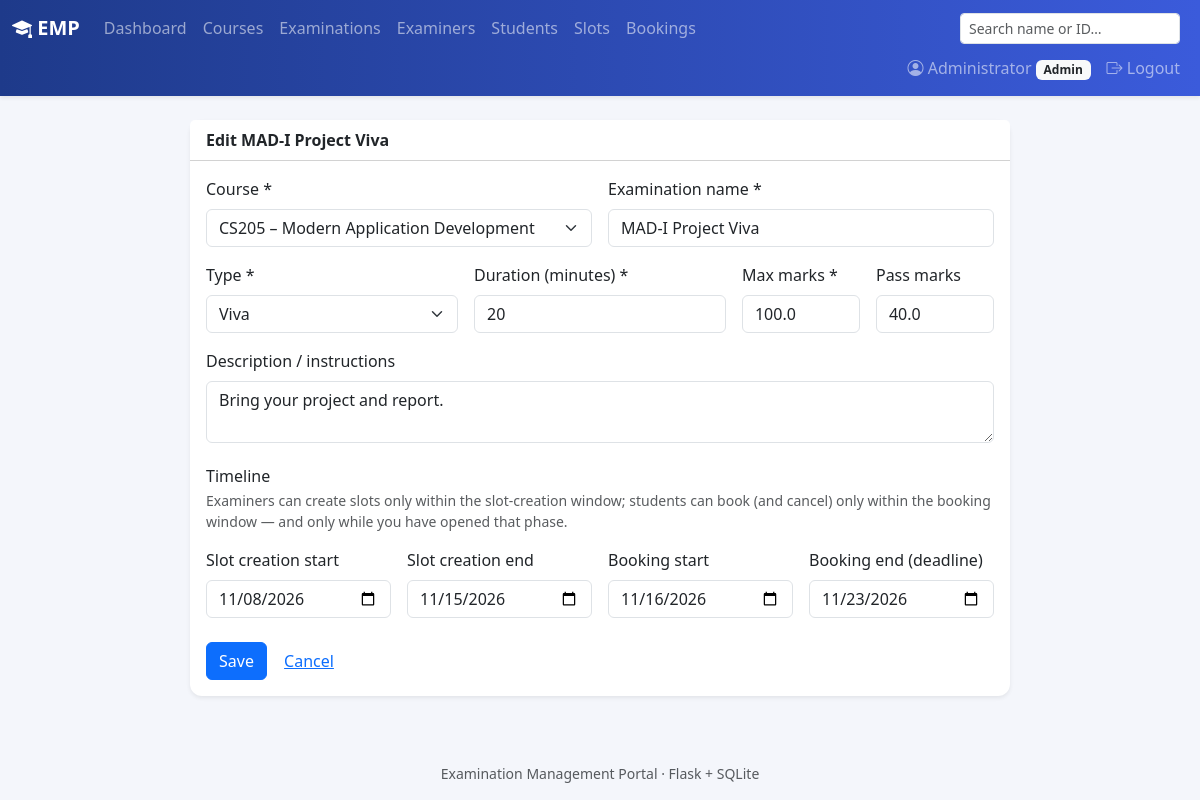
Screenshot of /admin/exams/1/edit (signed in) with the database file from the repository.
### models.py (models this page shows, shortened)
class User(UserMixin, db.Model):
    id = db.Column(db.Integer, primary_key=True)
    role = db.Column(db.String(20), nullable=False)
    name = db.Column(db.String(120), nullable=False)
    email = db.Column(db.String(120), unique=True, nullable=False)
    password_hash = db.Column(db.String(256), nullable=False)
    phone = db.Column(db.String(20))
    department = db.Column(db.String(120))
    designation = db.Column(db.String(120))
    roll_no = db.Column(db.String(40), unique=True)
    program = db.Column(db.String(120))
    status = db.Column(db.String(20), nullable=False, default="Active")
    created_at = db.Column(db.DateTime, default=datetime.now)
    slots = db.relationship("Slot", back_populates="examiner", foreign_keys="Slot.examiner_id")
    bookings = db.relationship("Booking", back_populates="student", foreign_keys="Booking.student_id")
    assigned_exams = db.relationship("Exam", secondary=exam_examiners, back_populates="examiners")

class Exam(db.Model):
    id = db.Column(db.Integer, primary_key=True)
    course_id = db.Column(db.Integer, db.ForeignKey("course.id"), nullable=False)
    name = db.Column(db.String(150), nullable=False)
    exam_type = db.Column(db.String(30), nullable=False)
    description = db.Column(db.Text)
    duration = db.Column(db.Integer, nullable=False)
    max_marks = db.Column(db.Float, nullable=False)
    pass_marks = db.Column(db.Float)
    slot_creation_start = db.Column(db.Date)
    slot_creation_end = db.Column(db.Date)
    booking_start = db.Column(db.Date)
    booking_end = db.Column(db.Date)
    status = db.Column(db.String(20), nullable=False, default="Draft")
    results_published = db.Column(db.Boolean, default=False)
    created_at = db.Column(db.DateTime, default=datetime.now)
    course = db.relationship("Course", back_populates="exams")
    rubrics = db.relationship("Rubric", back_populates="exam", cascade="all, delete-orphan")
    slots = db.relationship("Slot", back_populates="exam", cascade="all, delete-orphan")
    examiners = db.relationship("User", secondary=exam_examiners, back_populates="assigned_exams")

class Course(db.Model):
    id = db.Column(db.Integer, primary_key=True)
    code = db.Column(db.String(20), unique=True, nullable=False)
    name = db.Column(db.String(150), nullable=False)
    description = db.Column(db.Text)
    credits = db.Column(db.Integer)
    status = db.Column(db.String(20), nullable=False, default="Active")
    created_at = db.Column(db.DateTime, default=datetime.now)
    exams = db.relationship("Exam", back_populates="course")

### routes/admin.py (the view, shortened to what this page needs)
@bp.route("/exams/new", methods=["GET", "POST"])
@bp.route("/exams/<int:eid>/edit", methods=["GET", "POST"])
@role_required("admin")
def exam_form(eid=None):
    exam = Exam.query.get_or_404(eid) if eid else None
    courses = Course.query.filter_by(status="Active").order_by(Course.code).all()
    if exam and exam.course not in courses:
        courses.append(exam.course)
    return render_template("admin/exam_form.html", exam=exam, courses=courses, types=EXAM_TYPES)

### routes/utils.py (called while the page is built)
def role_required(role):
    def decorator(view):
        @wraps(view)
        @login_required
        def wrapped(*args, **kwargs):
            if current_user.role != role:
                abort(403)
            if current_user.status == "Pending":
                return redirect(url_for("auth.pending"))
            if current_user.status != "Active":
                flash("Your account is inactive. Contact the administrator.", "danger")
                return redirect(url_for("auth.logout"))
            return view(*args, **kwargs)
        return wrapped
    return decorator

### templates/admin/exam_form.html (shortened to what this page needs)
{% extends "base.html" %}
{% block content %}
{% set f = request.form %}
{% macro val(field, fmt=None) -%}
{%- if request.form.get(field) is not none -%}{{ request.form.get(field) }}
{%- elif exam and exam[field] is not none -%}{{ exam[field].strftime('%Y-%m-%d') if fmt == 'date' else exam[field] }}
{%- endif -%}
{%- endmacro %}
<div class="card shadow-sm border-0 mx-auto" style="max-width:820px">
  <div class="card-header">{{ 'Edit ' ~ exam.name if exam else 'New examination' }}</div>
  <div class="card-body">
    <form method="post">
      <div class="row g-3">
        <div class="col-md-6"><label class="form-label">Course *</label>
          <select name="course_id" class="form-select" required>
            {% for c in courses %}<option value="{{ c.id }}" {% if (f.get('course_id') or (exam.course_id if exam else ''))|string == c.id|string %}selected{% endif %}>{{ c.code }} – {{ c.name }}</option>{% endfor %}
          </select></div>
        <div class="col-md-6"><label class="form-label">Examination name *</label>
          <input name="name" class="form-control" required value="{{ val('name') }}"></div>
        <div class="col-md-4"><label class="form-label">Type *</label>
          <select name="exam_type" class="form-select" required>
            {% for t in types %}<option {% if (f.get('exam_type') or (exam.exam_type if exam else '')) == t %}selected{% endif %}>{{ t }}</option>{% endfor %}
          </select></div>
        <div class="col-md-4"><label class="form-label">Duration (minutes) *</label>
          <input type="number" name="duration" min="5" max="600" class="form-control" required value="{{ val('duration') }}"></div>
        <div class="col-md-2"><label class="form-label">Max marks *</label>
          <input type="number" step="0.5" min="1" name="max_marks" class="form-control" required value="{{ val('max_marks') }}"></div>
        <div class="col-md-2"><label class="form-label">Pass marks</label>
          <input type="number" step="0.5" min="0" name="pass_marks" class="form-control" value="{{ val('pass_marks') }}"></div>
        <div class="col-12"><label class="form-label">Description / instructions</label>
          <textarea name="description" class="form-control" rows="2">{{ val('description') }}</textarea></div>
        <div class="col-12"><h6 class="mt-2 mb-0">Timeline</h6><div class="form-text">Examiners can create slots only within the slot-creation window; students can book (and cancel) only within the booking window — and only while you have opened that phase.</div></div>
        <div class="col-md-3"><label class="form-label">Slot creation start</label>
          <input type="date" name="slot_creation_start" class="form-control" value="{{ val('slot_creation_start','date') }}"></div>
        <div class="col-md-3"><label class="form-label">Slot creation end</label>
          <input type="date" name="slot_creation_end" class="form-control" value="{{ val('slot_creation_end','date') }}"></div>
        <div class="col-md-3"><label class="form-label">Booking start</label>
          <input type="date" name="booking_start" class="form-control" value="{{ val('booking_start','date') }}"></div>
        <div class="col-md-3"><label class="form-label">Booking end (deadline)</label>
          <input type="date" name="booking_end" class="form-control" value="{{ val('booking_end','date') }}"></div>
      </div>
      <div class="mt-4">
        <button class="btn btn-primary">Save</button>
        <a href="{{ url_for('admin.exam_detail', eid=exam.id) if exam else url_for('admin.exams') }}" class="btn btn-link">Cancel</a>
      </div>
    </form>
  </div>
</div>
{% endblock %}

### templates/base.html (shortened to what this page needs)
<!doctype html>
<html lang="en">
<head>
  <link href="https://cdn.jsdelivr.net/npm/bootstrap@5.3.3/dist/css/bootstrap.min.css" rel="stylesheet">
  <link href="https://cdn.jsdelivr.net/npm/bootstrap-icons@1.11.3/font/bootstrap-icons.min.css" rel="stylesheet">
  <link href="{{ url_for('static', filename='style.css') }}" rel="stylesheet">
</head>
<body>
<nav class="navbar navbar-expand navbar-dark bg-emp shadow-sm">
  <div class="container-fluid flex-wrap">
    <a class="navbar-brand fw-semibold" href="{{ url_for('index') }}"><i class="bi bi-mortarboard-fill"></i> EMP</a>
    {% if current_user.is_authenticated and current_user.status == 'Active' %}
    <ul class="navbar-nav flex-wrap me-auto">
      {% if current_user.role == 'admin' %}
        {% set links = [('admin.dashboard','Dashboard'),('admin.courses','Courses'),('admin.exams','Examinations'),
                        ('admin.examiners','Examiners'),('admin.students','Students'),('admin.slots','Slots'),
                        ('admin.bookings','Bookings')] %}
      {% elif current_user.role == 'examiner' %}
        {% set links = [('examiner.dashboard','Dashboard'),('examiner.exams','My Examinations'),
                        ('examiner.slots','My Slots'),('examiner.evaluations','Evaluations')] %}
      {% else %}
        {% set links = [('student.dashboard','Dashboard'),('student.exams','Examinations'),
                        ('student.bookings','My Bookings'),('student.results','Results')] %}
      {% endif %}
      {% for ep, label in links %}
        <li class="nav-item"><a class="nav-link {% if request.endpoint == ep %}active{% endif %}" href="{{ url_for(ep) }}">{{ label }}</a></li>
      {% endfor %}
    </ul>
    {% if current_user.role == 'admin' %}
    <form class="d-flex me-2 my-1" action="{{ url_for('admin.search') }}">
      <input class="form-control form-control-sm" name="q" placeholder="Search name or ID…" value="{{ request.args.get('q','') }}">
    </form>
    {% endif %}
    {% endif %}
    {% if current_user.is_authenticated %}
    <ul class="navbar-nav ms-auto">
      <li class="nav-item"><a class="nav-link" href="{{ url_for('auth.profile') }}"><i class="bi bi-person-circle"></i> {{ current_user.name }} <span class="badge bg-light text-dark text-capitalize">{{ current_user.role }}</span></a></li>
      <li class="nav-item"><a class="nav-link" href="{{ url_for('auth.logout') }}"><i class="bi bi-box-arrow-right"></i> Logout</a></li>
    </ul>
    {% endif %}
  </div>
</nav>
<main class="container py-4">
  {% block content %}{% endblock %}
</main>
<footer class="text-center text-muted small py-3">Examination Management Portal · Flask + SQLite</footer>
</body>
</html>

### static/style.css (style rules this page uses)
body { background: #f4f6fb; min-height: 100vh; display: flex; flex-direction: column; }
main { flex: 1; }
.bg-emp { background: linear-gradient(90deg, #1e3a8a, #3b5bdb); }
.card { border-radius: .75rem; }
.card-header { background: #fff; font-weight: 600; }

### rows the page displays
User: name "Administrator", role "Admin"
Exam: name "Edit MAD-I Project Viva", course_id "CS205 – Modern Application Development", name "MAD-I Project Viva", exam_type "Viva", duration "20", max_marks "100.0", pass_marks "40.0", description "Bring your project and report.", slot_creation_start "11/08/2026", slot_creation_end "11/15/2026", booking_start "11/16/2026", booking_end "11/23/2026"

### other values shown
{{ label }} "Dashboard" "Courses" "Examinations" "Examiners" "Students" "Slots" "Bookings"
